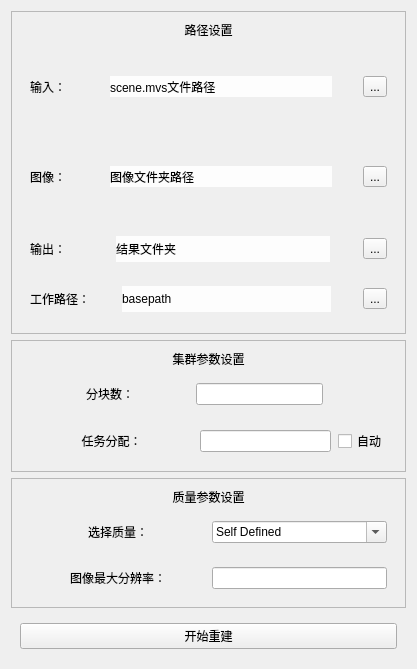
<?xml version="1.0" encoding="UTF-8"?>
<ui version="4.0">
 <class>AutoDenseDialog</class>
 <widget class="QDialog" name="AutoDenseDialog">
  <property name="geometry">
   <rect>
    <x>0</x>
    <y>0</y>
    <width>417</width>
    <height>669</height>
   </rect>
  </property>
  <property name="windowTitle">
   <string>Dialog</string>
  </property>
  <layout class="QVBoxLayout" name="verticalLayout">
   <item>
    <widget class="QFrame" name="frame">
     <property name="frameShape">
      <enum>QFrame::StyledPanel</enum>
     </property>
     <property name="frameShadow">
      <enum>QFrame::Raised</enum>
     </property>
     <layout class="QVBoxLayout" name="verticalLayout_2">
      <item>
       <widget class="QLabel" name="label">
        <property name="text">
         <string>路径设置</string>
        </property>
        <property name="scaledContents">
         <bool>false</bool>
        </property>
        <property name="alignment">
         <set>Qt::AlignCenter</set>
        </property>
       </widget>
      </item>
      <item>
       <widget class="QWidget" name="widget_9" native="true">
        <layout class="QGridLayout" name="gridLayout_4" columnstretch="2,1,9,1,2">
         <item row="2" column="3">
          <spacer name="horizontalSpacer_8">
           <property name="orientation">
            <enum>Qt::Horizontal</enum>
           </property>
           <property name="sizeHint" stdset="0">
            <size>
             <width>40</width>
             <height>20</height>
            </size>
           </property>
          </spacer>
         </item>
         <item row="2" column="0">
          <widget class="QLabel" name="label_3">
           <property name="text">
            <string>输入：</string>
           </property>
          </widget>
         </item>
         <item row="2" column="4">
          <widget class="QToolButton" name="input_path_btn">
           <property name="focusPolicy">
            <enum>Qt::NoFocus</enum>
           </property>
           <property name="text">
            <string>...</string>
           </property>
          </widget>
         </item>
         <item row="3" column="2">
          <spacer name="verticalSpacer_7">
           <property name="orientation">
            <enum>Qt::Vertical</enum>
           </property>
           <property name="sizeHint" stdset="0">
            <size>
             <width>20</width>
             <height>40</height>
            </size>
           </property>
          </spacer>
         </item>
         <item row="2" column="1">
          <spacer name="horizontalSpacer_9">
           <property name="orientation">
            <enum>Qt::Horizontal</enum>
           </property>
           <property name="sizeHint" stdset="0">
            <size>
             <width>40</width>
             <height>20</height>
            </size>
           </property>
          </spacer>
         </item>
         <item row="2" column="2">
          <widget class="QLabel" name="input_path_label">
           <property name="styleSheet">
            <string notr="true">background-color: rgb(253, 253, 253);</string>
           </property>
           <property name="text">
            <string>scene.mvs文件路径</string>
           </property>
           <property name="textFormat">
            <enum>Qt::AutoText</enum>
           </property>
           <property name="wordWrap">
            <bool>false</bool>
           </property>
           <property name="margin">
            <number>3</number>
           </property>
          </widget>
         </item>
         <item row="1" column="2">
          <spacer name="verticalSpacer_8">
           <property name="orientation">
            <enum>Qt::Vertical</enum>
           </property>
           <property name="sizeHint" stdset="0">
            <size>
             <width>20</width>
             <height>40</height>
            </size>
           </property>
          </spacer>
         </item>
        </layout>
       </widget>
      </item>
      <item>
       <widget class="QWidget" name="widget" native="true">
        <layout class="QGridLayout" name="gridLayout" columnstretch="2,1,9,1,2">
         <item row="2" column="3">
          <spacer name="horizontalSpacer_2">
           <property name="orientation">
            <enum>Qt::Horizontal</enum>
           </property>
           <property name="sizeHint" stdset="0">
            <size>
             <width>40</width>
             <height>20</height>
            </size>
           </property>
          </spacer>
         </item>
         <item row="2" column="0">
          <widget class="QLabel" name="label_2">
           <property name="text">
            <string>图像：</string>
           </property>
          </widget>
         </item>
         <item row="2" column="4">
          <widget class="QToolButton" name="img_path_btn">
           <property name="focusPolicy">
            <enum>Qt::NoFocus</enum>
           </property>
           <property name="text">
            <string>...</string>
           </property>
          </widget>
         </item>
         <item row="3" column="2">
          <spacer name="verticalSpacer_2">
           <property name="orientation">
            <enum>Qt::Vertical</enum>
           </property>
           <property name="sizeHint" stdset="0">
            <size>
             <width>20</width>
             <height>40</height>
            </size>
           </property>
          </spacer>
         </item>
         <item row="2" column="1">
          <spacer name="horizontalSpacer">
           <property name="orientation">
            <enum>Qt::Horizontal</enum>
           </property>
           <property name="sizeHint" stdset="0">
            <size>
             <width>40</width>
             <height>20</height>
            </size>
           </property>
          </spacer>
         </item>
         <item row="2" column="2">
          <widget class="QLabel" name="img_path_label">
           <property name="styleSheet">
            <string notr="true">background-color: rgb(253, 253, 253);</string>
           </property>
           <property name="text">
            <string>图像文件夹路径</string>
           </property>
           <property name="textFormat">
            <enum>Qt::AutoText</enum>
           </property>
           <property name="wordWrap">
            <bool>false</bool>
           </property>
           <property name="margin">
            <number>3</number>
           </property>
          </widget>
         </item>
         <item row="1" column="2">
          <spacer name="verticalSpacer">
           <property name="orientation">
            <enum>Qt::Vertical</enum>
           </property>
           <property name="sizeHint" stdset="0">
            <size>
             <width>20</width>
             <height>40</height>
            </size>
           </property>
          </spacer>
         </item>
        </layout>
       </widget>
      </item>
      <item>
       <widget class="QWidget" name="widget_2" native="true">
        <layout class="QGridLayout" name="gridLayout_2" columnstretch="2,1,8,1,2">
         <item row="4" column="2">
          <widget class="QLabel" name="ouput_path_label">
           <property name="styleSheet">
            <string notr="true">background-color: rgb(253, 253, 253);</string>
           </property>
           <property name="text">
            <string>结果文件夹</string>
           </property>
           <property name="textFormat">
            <enum>Qt::AutoText</enum>
           </property>
           <property name="wordWrap">
            <bool>false</bool>
           </property>
           <property name="margin">
            <number>3</number>
           </property>
          </widget>
         </item>
         <item row="4" column="1">
          <spacer name="horizontalSpacer_4">
           <property name="orientation">
            <enum>Qt::Horizontal</enum>
           </property>
           <property name="sizeHint" stdset="0">
            <size>
             <width>23</width>
             <height>26</height>
            </size>
           </property>
          </spacer>
         </item>
         <item row="4" column="0">
          <widget class="QLabel" name="label_5">
           <property name="text">
            <string>输出：</string>
           </property>
          </widget>
         </item>
         <item row="5" column="2">
          <spacer name="verticalSpacer_4">
           <property name="orientation">
            <enum>Qt::Vertical</enum>
           </property>
           <property name="sizeHint" stdset="0">
            <size>
             <width>20</width>
             <height>16</height>
            </size>
           </property>
          </spacer>
         </item>
         <item row="3" column="2">
          <spacer name="verticalSpacer_3">
           <property name="orientation">
            <enum>Qt::Vertical</enum>
           </property>
           <property name="sizeHint" stdset="0">
            <size>
             <width>20</width>
             <height>22</height>
            </size>
           </property>
          </spacer>
         </item>
         <item row="4" column="3">
          <spacer name="horizontalSpacer_3">
           <property name="orientation">
            <enum>Qt::Horizontal</enum>
           </property>
           <property name="sizeHint" stdset="0">
            <size>
             <width>23</width>
             <height>26</height>
            </size>
           </property>
          </spacer>
         </item>
         <item row="4" column="4">
          <widget class="QToolButton" name="output_path_btn">
           <property name="focusPolicy">
            <enum>Qt::NoFocus</enum>
           </property>
           <property name="text">
            <string>...</string>
           </property>
          </widget>
         </item>
        </layout>
       </widget>
      </item>
      <item>
       <widget class="QWidget" name="widget_8" native="true">
        <layout class="QGridLayout" name="gridLayout_3" columnstretch="2,1,8,1,2">
         <item row="0" column="2">
          <spacer name="verticalSpacer_6">
           <property name="orientation">
            <enum>Qt::Vertical</enum>
           </property>
           <property name="sizeHint" stdset="0">
            <size>
             <width>20</width>
             <height>16</height>
            </size>
           </property>
          </spacer>
         </item>
         <item row="1" column="0">
          <widget class="QLabel" name="label_12">
           <property name="text">
            <string>工作路径：</string>
           </property>
          </widget>
         </item>
         <item row="1" column="1">
          <spacer name="horizontalSpacer_6">
           <property name="orientation">
            <enum>Qt::Horizontal</enum>
           </property>
           <property name="sizeHint" stdset="0">
            <size>
             <width>20</width>
             <height>26</height>
            </size>
           </property>
          </spacer>
         </item>
         <item row="1" column="2">
          <widget class="QLabel" name="base_path_label">
           <property name="styleSheet">
            <string notr="true">background-color: rgb(253, 253, 253);</string>
           </property>
           <property name="text">
            <string>basepath</string>
           </property>
           <property name="textFormat">
            <enum>Qt::AutoText</enum>
           </property>
           <property name="wordWrap">
            <bool>false</bool>
           </property>
           <property name="margin">
            <number>3</number>
           </property>
          </widget>
         </item>
         <item row="1" column="3">
          <spacer name="horizontalSpacer_5">
           <property name="orientation">
            <enum>Qt::Horizontal</enum>
           </property>
           <property name="sizeHint" stdset="0">
            <size>
             <width>20</width>
             <height>26</height>
            </size>
           </property>
          </spacer>
         </item>
         <item row="1" column="4">
          <widget class="QToolButton" name="base_path_btn">
           <property name="focusPolicy">
            <enum>Qt::NoFocus</enum>
           </property>
           <property name="text">
            <string>...</string>
           </property>
          </widget>
         </item>
         <item row="2" column="2">
          <spacer name="verticalSpacer_5">
           <property name="orientation">
            <enum>Qt::Vertical</enum>
           </property>
           <property name="sizeHint" stdset="0">
            <size>
             <width>20</width>
             <height>22</height>
            </size>
           </property>
          </spacer>
         </item>
        </layout>
       </widget>
      </item>
     </layout>
    </widget>
   </item>
   <item>
    <widget class="QFrame" name="frame_2">
     <property name="frameShape">
      <enum>QFrame::StyledPanel</enum>
     </property>
     <property name="frameShadow">
      <enum>QFrame::Raised</enum>
     </property>
     <layout class="QVBoxLayout" name="verticalLayout_3">
      <item>
       <widget class="QLabel" name="label_6">
        <property name="text">
         <string>集群参数设置</string>
        </property>
        <property name="scaledContents">
         <bool>false</bool>
        </property>
        <property name="alignment">
         <set>Qt::AlignCenter</set>
        </property>
       </widget>
      </item>
      <item>
       <widget class="QWidget" name="widget_4" native="true">
        <layout class="QHBoxLayout" name="horizontalLayout" stretch="5,4,2">
         <item>
          <widget class="QLabel" name="label_7">
           <property name="text">
            <string>分块数：</string>
           </property>
           <property name="alignment">
            <set>Qt::AlignCenter</set>
           </property>
          </widget>
         </item>
         <item>
          <widget class="QLineEdit" name="nparts_input">
           <property name="focusPolicy">
            <enum>Qt::ClickFocus</enum>
           </property>
          </widget>
         </item>
         <item>
          <spacer name="horizontalSpacer_7">
           <property name="orientation">
            <enum>Qt::Horizontal</enum>
           </property>
           <property name="sizeHint" stdset="0">
            <size>
             <width>59</width>
             <height>20</height>
            </size>
           </property>
          </spacer>
         </item>
        </layout>
       </widget>
      </item>
      <item>
       <widget class="QWidget" name="widget_5" native="true">
        <layout class="QHBoxLayout" name="horizontalLayout_2" stretch="5,4,1">
         <property name="spacing">
          <number>7</number>
         </property>
         <item>
          <widget class="QLabel" name="label_8">
           <property name="text">
            <string>任务分配：</string>
           </property>
           <property name="alignment">
            <set>Qt::AlignCenter</set>
           </property>
          </widget>
         </item>
         <item>
          <widget class="QLineEdit" name="task_input">
           <property name="focusPolicy">
            <enum>Qt::ClickFocus</enum>
           </property>
          </widget>
         </item>
         <item>
          <widget class="QCheckBox" name="autoTask">
           <property name="text">
            <string>自动</string>
           </property>
          </widget>
         </item>
        </layout>
       </widget>
      </item>
     </layout>
    </widget>
   </item>
   <item>
    <widget class="QFrame" name="frame_3">
     <property name="frameShape">
      <enum>QFrame::StyledPanel</enum>
     </property>
     <layout class="QVBoxLayout" name="verticalLayout_4">
      <item>
       <widget class="QLabel" name="label_9">
        <property name="text">
         <string>质量参数设置</string>
        </property>
        <property name="alignment">
         <set>Qt::AlignCenter</set>
        </property>
       </widget>
      </item>
      <item>
       <widget class="QWidget" name="widget_6" native="true">
        <layout class="QHBoxLayout" name="horizontalLayout_3" stretch="5,5">
         <item>
          <widget class="QLabel" name="label_10">
           <property name="text">
            <string>选择质量：</string>
           </property>
           <property name="alignment">
            <set>Qt::AlignCenter</set>
           </property>
          </widget>
         </item>
         <item>
          <widget class="QComboBox" name="quality_input">
           <property name="cursor">
            <cursorShape>ArrowCursor</cursorShape>
           </property>
           <property name="focusPolicy">
            <enum>Qt::ClickFocus</enum>
           </property>
           <property name="contextMenuPolicy">
            <enum>Qt::ActionsContextMenu</enum>
           </property>
           <property name="editable">
            <bool>true</bool>
           </property>
           <item>
            <property name="text">
             <string>Self Defined</string>
            </property>
           </item>
           <item>
            <property name="text">
             <string>Low</string>
            </property>
           </item>
           <item>
            <property name="text">
             <string>Medium</string>
            </property>
           </item>
           <item>
            <property name="text">
             <string>High</string>
            </property>
           </item>
           <item>
            <property name="text">
             <string>Extreme</string>
            </property>
           </item>
          </widget>
         </item>
        </layout>
       </widget>
      </item>
      <item>
       <widget class="QWidget" name="widget_7" native="true">
        <layout class="QHBoxLayout" name="horizontalLayout_4" stretch="5,5">
         <item>
          <widget class="QLabel" name="label_11">
           <property name="text">
            <string>图像最大分辨率：</string>
           </property>
           <property name="alignment">
            <set>Qt::AlignCenter</set>
           </property>
          </widget>
         </item>
         <item>
          <widget class="QLineEdit" name="resolution_input">
           <property name="focusPolicy">
            <enum>Qt::ClickFocus</enum>
           </property>
          </widget>
         </item>
        </layout>
       </widget>
      </item>
     </layout>
    </widget>
   </item>
   <item>
    <widget class="QWidget" name="widget_3" native="true">
     <layout class="QVBoxLayout" name="verticalLayout_5">
      <item>
       <widget class="QPushButton" name="autoDenseStartBtn">
        <property name="focusPolicy">
         <enum>Qt::NoFocus</enum>
        </property>
        <property name="text">
         <string>开始重建</string>
        </property>
       </widget>
      </item>
     </layout>
    </widget>
   </item>
  </layout>
 </widget>
 <resources/>
 <connections/>
</ui>
